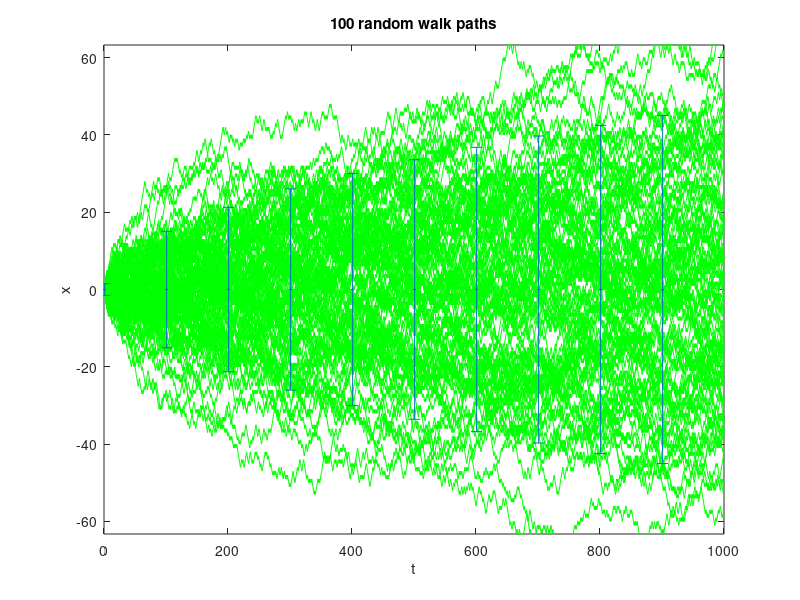
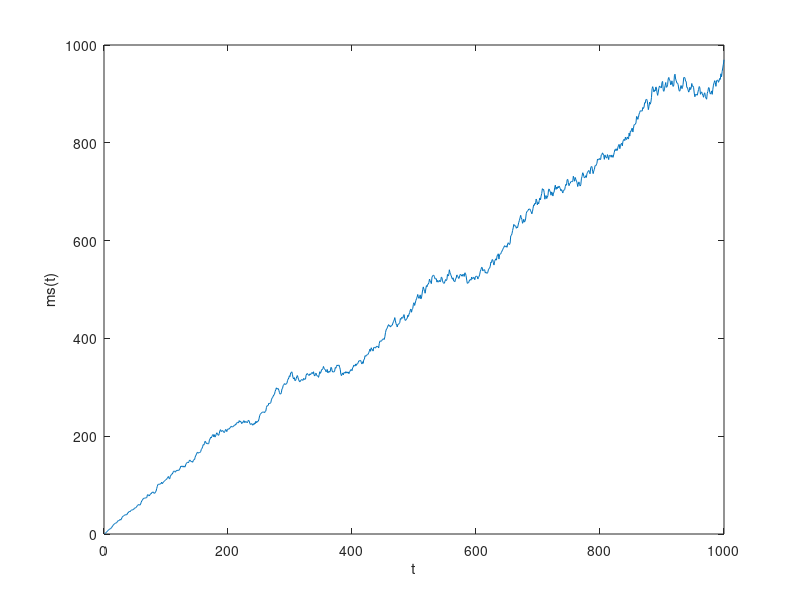

These charts were generated, in order, by the following MATLAB code:
% Seth Thor
% Demonstrate the random walk algorithm

function stochwalk_NG()
npts = 1000;
nplot = 100;
seed = 1;
all_xplots = [];
for i = 1:nplot
   xplot = [];
   x = 0;
   for j=1:npts
      seed = rem(8121 * seed + 28411, 134456);
      if (seed > (134456/2))
         x = x + 1;
      else
         x = x - 1;
      end
      xplot = [xplot x];
   end
   all_xplots(i,:) = xplot;
   plot(xplot,'g')
   hold on
end
t = 1:(npts/10):npts;
error = sqrt(t)*1.5;
errorbar(t,zeros(size(t)),error,error,'.')
xlabel('t')
ylabel('x')
title('100 random walk paths')
axis([0 npts -2*sqrt(npts) 2*sqrt(npts)])
hold off
print -deps plot.eps

m_N = mean(all_xplots(:,npts))
ms_N = mean(all_xplots(:,npts).^2)
ms_N_pred = npts
D = ms_N/npts

ms_t = [];
for time = 1:1:npts
    ms_t(time) = mean(all_xplots(:,time).^2);
end
f = figure();
plot(ms_t)
xlabel('t')
ylabel('ms(t)')

end

